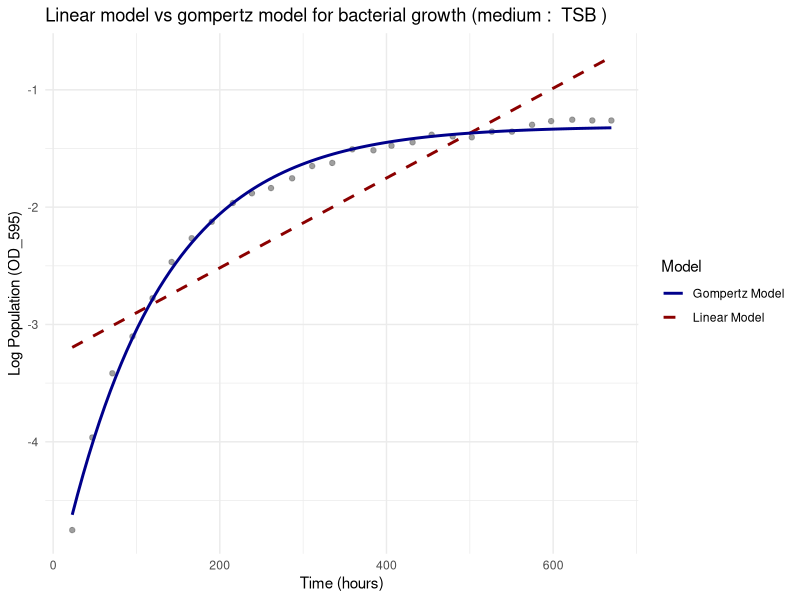

Generate this figure with R: (Note: this script raises an error after producing the figure.)
#for plots
library(ggplot2)

#for nlslm
library(minpack.lm)

#PURGE THE WORKSPACE!!!!!!!!!!!
rm(list = ls())
#setwd("~/GitHub/CMEECoursework/MiniProject/Code")
dataMod <- read.csv("../Data/LogisticGrowthDataMod.csv")

#### It's gompertz time
gompertz_model <- function(t, r_max, K, N_0, t_lag){ 
  return(N_0 + (K - N_0) * exp(-exp(r_max * exp(1) * (t_lag - t)/((K - N_0) * log(10)) + 1)))
}   

#Looking at "real" vs artificial / symnthetic
artificial_media <- c("TSB", "ESAW", "TGE agar", "MRS broth", "APT Broth", "MRS")
dataMod$Environment <- ifelse(dataMod$Medium %in% artificial_media, "Artificial", "Real-world")

#id
unique_ids <- unique(dataMod$ID_num)
plot_directory <- "../Results"
#Init counter
results <- data.frame(Environment = character(), Model = character(), AIC_wins = integer(), BIC_wins = integer())

####===========================================
#====================================================================================================================================
# LOOP START
for(id in unique_ids) {
  
  #...for each ID
  subset_data <- subset(dataMod, ID_num == id)
  env_type <- unique(subset_data$Environment)  # Get environment type
  # fit Linear Model
  lm_fit <- lm(log_PopBio ~ Time, data = subset_data)
  
#fit LM to the ID
  lm_AIC <- AIC(lm_fit)
  lm_BIC <- BIC(lm_fit)
  # define starting gompertz
  N_0_start <- min(subset_data$log_PopBio)
  K_start <- max(subset_data$log_PopBio)
  r_max_start <- coef(lm_fit)["Time"]
  t_lag_start <- min(subset_data$Time)
  
  # try to fit gompertz
  fit_gomping_time <- tryCatch({
    nlsLM(log_PopBio ~ gompertz_model(t = Time, r_max, K, N_0, t_lag), 
          data = subset_data,
          start = list(t_lag = t_lag_start, r_max = r_max_start, N_0 = N_0_start, K = K_start),
          control = nls.lm.control(maxiter = 100))
  }, error = function(e) {
    message(paste("Error fitting Gompertz for ID:", id, ":", e$message))
    return(NULL)
  })
  ################################################################
  ####IF START
  # If Gompertz fit is successful, compare AIC/BIC
  if (!is.null(fit_gomping_time)) {
    gompy_AIC <- AIC(fit_gomping_time)
    gompy_BIC <- BIC(fit_gomping_time)
    
     #who wins?
    AIC_winner <- ifelse(lm_AIC < gompy_AIC, "Linear", "Gompertz")
    if (AIC_winner == "Linear") {
      message(paste("Linear model has better AIC for ID:", id))
    }
    
    # BIC comparison
    BIC_winner <- ifelse(lm_BIC < gompy_BIC, "Linear", "Gompertz")
    if (BIC_winner == "Linear") {
      message(paste("Linear model has better BIC for ID:", id))
    }
    
    
    # storing results
    results <- rbind(results, data.frame(Environment = env_type, Model = AIC_winner, AIC_wins = 1, BIC_wins = 0))
    
     results <- rbind(results, data.frame(Environment = env_type, Model = BIC_winner, AIC_wins = 0, BIC_wins = 1))
    
    # dataframe for the plot for gompertz
    time_seq <- seq(min(subset_data$Time), max(subset_data$Time), length.out = 100)
    gompy_predation <- predict(fit_gomping_time, newdata = data.frame(Time = time_seq))
    gompertz_df <- data.frame(Time = time_seq, log_PopBio = gompy_predation)
    
    # create the plot, lm in red, gomp in blue
    plot <- ggplot(subset_data, aes(x = Time, y = log_PopBio)) +
      geom_point(aes(color = "Data"), alpha = 0.75) +  # Points for raw data
      geom_smooth(aes(color = "Linear Model"), method = "lm", linetype = "dashed", se = FALSE) + 
      geom_line(data = gompertz_df, aes(x = Time, y = log_PopBio, color = "Gompertz Model"), size = 1) +  
      theme_minimal() +
      scale_color_manual(name = "Model",
                         values = c("Linear Model" = "darkred", "Gompertz Model" = "darkblue")) + 
      labs(
        title = paste("Linear model vs gompertz model for bacterial growth (medium : ", subset_data$Medium, ")"),
        x = "Time (hours)", 
        y = paste("Log Population (", subset_data$PopBio_units, ")", sep = "")
      )
    
    #plot
    
    # Save plot
    filename <- paste0(plot_directory, "/Bacterial_Growth_Plot_ID_", id, ".pdf")
    ggsave(filename, plot = plot, width = 8, height = 6, dpi = 300)
    
    
    #if invalid gompertz fit, skip
  } else {
    message(paste("Skipping ID:", id, "due to Gompertz fitting failure"))
  }
  
  ###IF END
  ####################################################################
}
#====================================================================================================================================
#LOOP END



# Summarize and print results
summary_results <- aggregate(cbind(AIC_wins, BIC_wins) ~ Environment + Model, 
                              data = results, sum, drop = FALSE)
write.csv(summary_results, file = "../Results/lm_vs_gompertz_summary.csv", row.names = FALSE)
